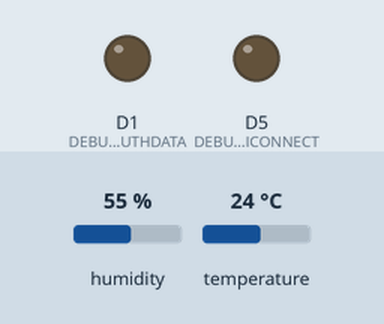
Recording of a sketch running on a simulated ESP8266 (NodeMCU). On the bench: output pins drawn as LEDs (lit = HIGH). Inputs (shaded band) come from the test bench; at power-on: humidity 55 %, temperature 24 °C. WiFi joins after 1.5 s; servers stay silent unless stated; the local clock reads 2024-03-15 10:24:30 at power-on unless the sketch sets it; what the sketch prints to the serial monitor is not drawn.

Above: at 0.6 s.
At 1.6 s:
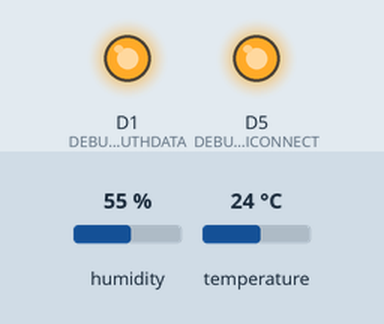
At 91.9 s:
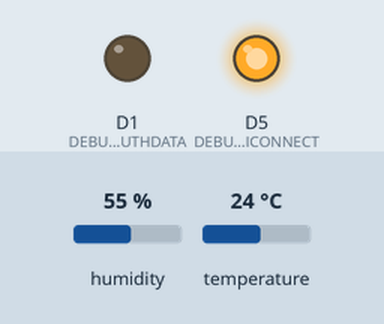
Timing chart, 0 to 123.4 s (numbered marks = the images above):
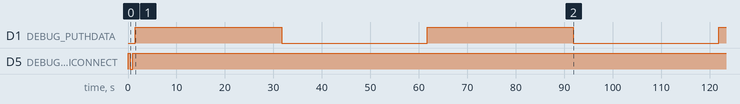

Measured:
- by itself, D1 (DEBUG_PUTHDATA): alternates HIGH for 30.2 s and LOW for 30.0 s

The sketch:

sketch_dec21a.ino
```cpp
#include <ESP8266WiFi.h>
#include <FirebaseArduino.h>
#include <DHT.h>
#include <time.h>

// Config Firebase
#define FIREBASE_HOST "dust-meter.firebaseio.com"
#define FIREBASE_AUTH "UZ2FVVaQfAGcP48JXvHRCnMFqbLpryA56Fk2bKv1"

// Config connect WiFi
#define WIFI_SSID "HUAWEIY92018"
#define WIFI_PASSWORD "topbaazaa"

// Config DHT
#define DHTPIN D2
#define DHTTYPE DHT22

// LED Debug
#define DEBUG_WIFICONNECT 14
#define DEBUG_PUTHDATA 5

// Config time
int timezone = 7;

char ntp_server1[20] = "ntp.ku.ac.th";
char ntp_server2[20] = "fw.eng.ku.ac.th";
char ntp_server3[20] = "time.uni.net.th";

int dst = 0;

DHT dht(DHTPIN, DHTTYPE);

void setup() {
  pinMode(DEBUG_WIFICONNECT, OUTPUT);
  pinMode(DEBUG_PUTHDATA, OUTPUT);

  Serial.begin(9600);

  WiFi.mode(WIFI_STA);
  // connect to wifi.
  WiFi.begin(WIFI_SSID, WIFI_PASSWORD);
  Serial.print("connecting");

  while (WiFi.status() != WL_CONNECTED) {
    Serial.print(".");
    digitalWrite(DEBUG_WIFICONNECT, !digitalRead(DEBUG_WIFICONNECT));
    delay(500);
  }
  digitalWrite(DEBUG_WIFICONNECT, HIGH);
  Serial.println();
  Serial.print("connected: ");
  Serial.println(WiFi.localIP());

  configTime(timezone * 3600, dst, ntp_server1, ntp_server2, ntp_server3);
  Serial.println("Waiting for time");
  while (!time(nullptr)) {
    Serial.print(".");
    delay(500);
  }
  Serial.println();
  Serial.println("Now: " + NowString());

  Firebase.begin(FIREBASE_HOST, FIREBASE_AUTH);

  dht.begin();
}

void loop() {
  pinMode(DHTPIN, INPUT_PULLUP);

  // Read temp & Humidity for DHT22
  float h = dht.readHumidity();
  float t = dht.readTemperature();

  if (isnan(h) || isnan(t)) {
    Serial.println("Failed to read from DHT sensor!");
    delay(500);
    return;
  }
  Serial.print("Humidity: ");
  Serial.print(h);
  Serial.print(" %\t");
  Serial.print("Temperature: ");
  Serial.print(t);
  Serial.print(" *C ");
  Serial.println();

  StaticJsonBuffer<200> jsonBuffer;
  JsonObject& root = jsonBuffer.createObject();
  root["temperature"] = t;
  root["humidity"] = h;
  root["time"] = NowString();

  digitalWrite(DEBUG_PUTHDATA, HIGH);
  // append a new value to /logDHT
  String name = Firebase.push("logDHT", root);
  // handle error
  if (Firebase.failed()) {
      Serial.print("pushing /logDHT failed:");
      Serial.println(Firebase.error());
      return;
  }
  Serial.print("pushed: /logDHT/");
  Serial.println(name);
  delay(30000);
  digitalWrite(DEBUG_PUTHDATA, LOW);
  delay(30000);
}

String NowString() {
  time_t now = time(nullptr);
  struct tm* newtime = localtime(&now);

  String tmpNow = "";
  tmpNow += String(newtime->tm_hour);
  tmpNow += ":";
  tmpNow += String(newtime->tm_min);
  tmpNow += ":";
  tmpNow += String(newtime->tm_sec);
  return tmpNow;
}
```
